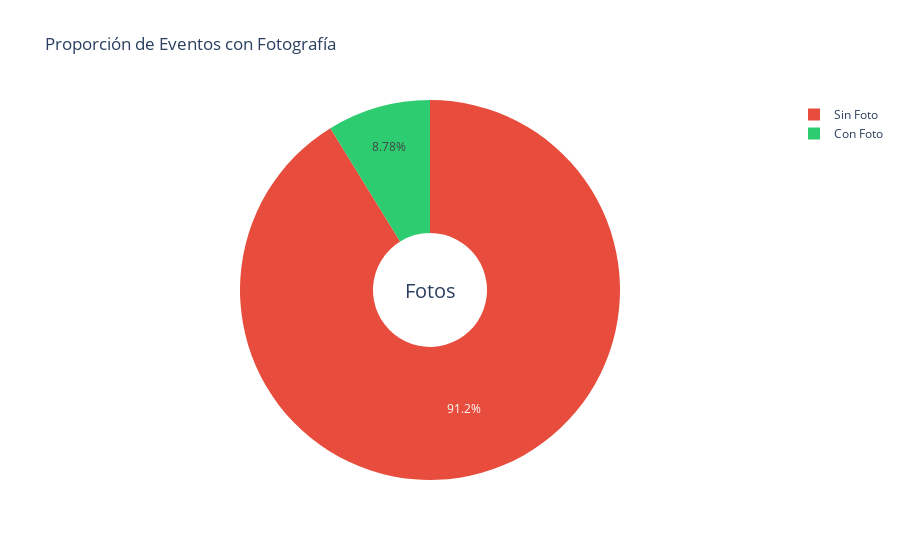

The notebook cell saved with this chart:
### Markdown cell above
### 4.5 Análisis de Fotos

### Code cell
# Análisis de eventos con fotografías
if df is not None and 'has_photo' in df.columns:
    photo_stats = df['has_photo'].value_counts()
    
    fig = go.Figure(data=[go.Pie(
        labels=['Sin Foto', 'Con Foto'],
        values=photo_stats.values,
        hole=.3,
        marker_colors=['#e74c3c', '#2ecc71']
    )])
    
    fig.update_layout(
        title='Proporción de Eventos con Fotografía',
        annotations=[dict(text='Fotos', x=0.5, y=0.5, font_size=20, showarrow=False)]
    )
    fig.show()
    
    print(f"\n✓ Eventos con foto: {photo_stats.get(True, 0)} ({photo_stats.get(True, 0)/len(df)*100:.1f}%)")
    print(f"✓ Eventos sin foto: {photo_stats.get(False, 0)} ({photo_stats.get(False, 0)/len(df)*100:.1f}%)")

### Figure 1 — Plotly figure (JSON) as saved in the notebook; plotly's stock layout.template omitted (floating-point values rounded to 4 significant figures)
{"data": [{"hole": 0.3, "labels": ["Sin Foto", "Con Foto"], "marker": {"colors": ["#e74c3c", "#2ecc71"]}, "type": "pie", "values": [135, 13]}], "layout": {"annotations": [{"font": {"size": 20}, "showarrow": false, "text": "Fotos", "x": 0.5, "y": 0.5}], "title": {"text": "Proporción de Eventos con Fotografía"}}}
